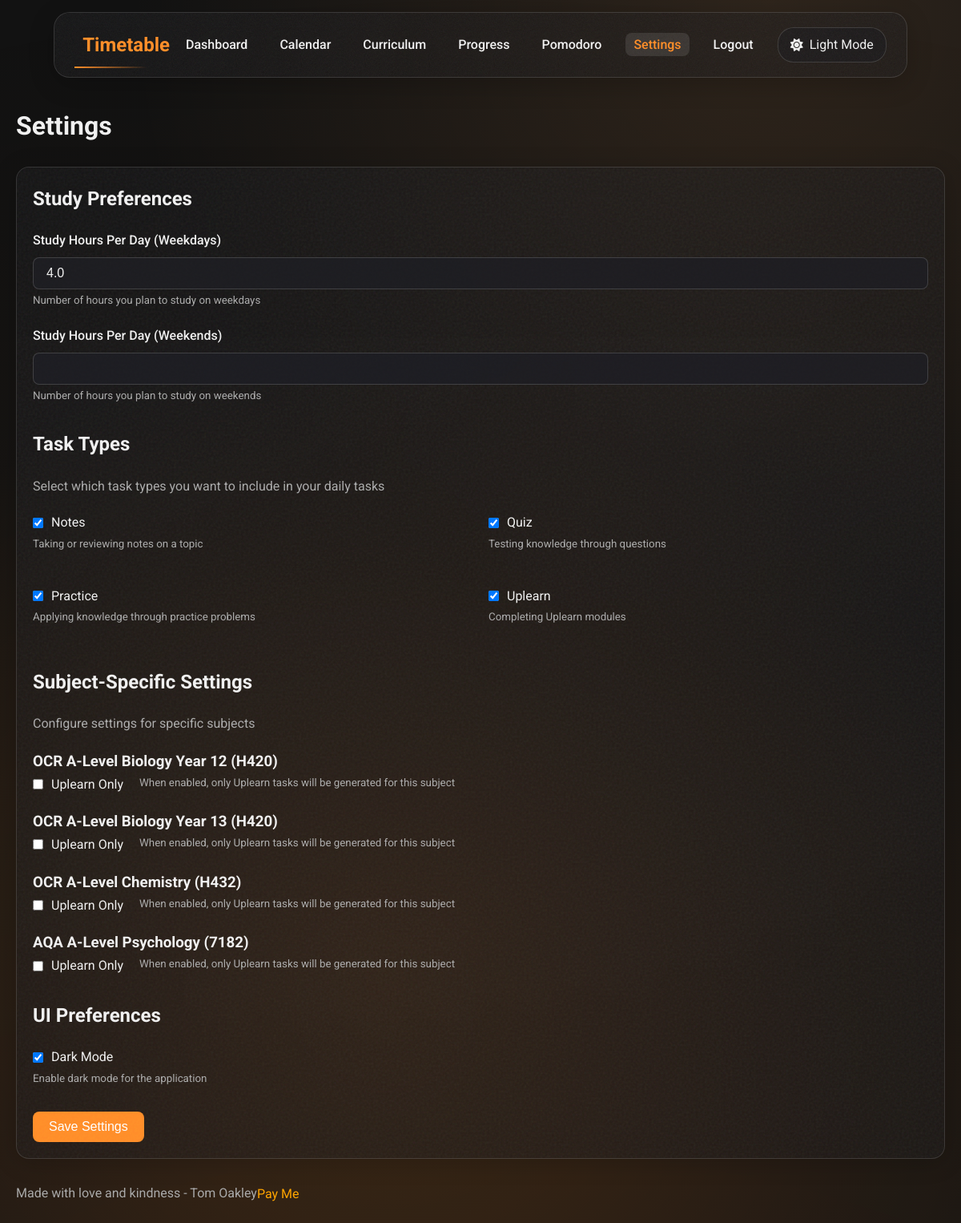
The app's page /settings (signed in) with its own data.
### app/models/user.py (models this page shows, shortened)
class User(db.Model, UserMixin):
    __tablename__ = 'users'
    id = db.Column(db.Integer, primary_key=True)
    username = db.Column(db.String(50), unique=True, nullable=False)
    password_hash = db.Column(db.String(128), nullable=False)
    email = db.Column(db.String(100), unique=False, nullable=True)
    created_at = db.Column(db.DateTime, default=datetime.utcnow)
    last_login = db.Column(db.DateTime, nullable=True)
    study_hours_per_day = db.Column(db.Float, default=2.0)
    weekend_study_hours = db.Column(db.Float, default=3.0)
    dark_mode = db.Column(db.Boolean, default=False)
    task_type_preferences = db.relationship('TaskTypePreference', backref='user', lazy=True, cascade='all, delete-orphan')
    tasks = db.relationship('Task', back_populates='assigned_user', lazy=True, cascade='all, delete-orphan')
    subtopic_confidences = db.relationship('SubtopicConfidence', back_populates='user', lazy=True, cascade='all, delete-orphan')
    topic_confidences = db.relationship('TopicConfidence', back_populates='user', lazy=True, cascade='all, delete-orphan')

### app/models/task.py (models this page shows, shortened)
class TaskType(db.Model):
    __tablename__ = 'task_types'
    id = db.Column(db.Integer, primary_key=True)
    name = db.Column(db.String(50), nullable=False, unique=True)
    description = db.Column(db.Text, nullable=True)
    preferences = db.relationship('TaskTypePreference', backref='task_type', lazy=True, cascade='all, delete-orphan')
    tasks = db.relationship('Task', backref='task_type', lazy=True)

### app/models/curriculum.py (models this page shows, shortened)
class Subject(db.Model):
    __tablename__ = 'subjects'
    id = db.Column(db.Integer, primary_key=True)
    title = db.Column(db.String(255), nullable=False)
    description = db.Column(db.Text, nullable=True)
    value = db.Column(db.Integer, default=1)  # Used in the curriculum hierarchy
    is_user_created = db.Column(db.Boolean, default=False)
    created_by_user_id = db.Column(db.Integer, db.ForeignKey('users.id'), nullable=True)
    topics = db.relationship('Topic', back_populates='subject', lazy=True, cascade='all, delete-orphan')
    tasks = db.relationship('Task', back_populates='subject', lazy=True)

### app/routes/main.py (the view, shortened to what this page needs)
@main_bp.route('/settings', methods=['GET', 'POST'])
@login_required
def settings():
    payment_status = request.args.get('payment')
    payment_message = None
    if payment_status == 'success':
        payment_message = 'Thank you for your donation!'
    elif payment_status == 'cancelled':
        payment_message = 'Donation cancelled. You can try again anytime.'
    task_types = TaskType.query.all()
    subjects_query = Subject.query.all()
    unique_subjects = {}
    subjects_with_codes = []
    generic_subjects = []
    for subject in subjects_query:
        if '(' in subject.title and ')' in subject.title:
            subjects_with_codes.append(subject)
        else:
            generic_subjects.append(subject)
    for subject in subjects_with_codes:
        code_part = subject.title.split('(')[-1].split(')')[0]
        if code_part:
            course_code = code_part
            year_info = None
            if "Year 12" in subject.title:
                year_info = "Year 12"
            elif "Year 13" in subject.title:
                year_info = "Year 13"
            composite_key = course_code
            if year_info:
                composite_key = f"{course_code}_{year_info}"
            if composite_key not in unique_subjects:
                unique_subjects[composite_key] = subject
    for subject in generic_subjects:
        base_name = subject.title.lower().strip()
        should_add = True
        for key, existing_subject in unique_subjects.items():
            if base_name in existing_subject.title.lower():
                should_add = False
                break
        if should_add:
            unique_subjects[base_name] = subject
    subjects = list(unique_subjects.values())
    global_preferences = {}
    subject_preferences = {}
    for task_type in task_types:
        preference = TaskTypePreference.query.filter_by(
            user_id=current_user.id,
            task_type_id=task_type.id,
            subject_id=None
        ).first()
        global_preferences[task_type.id] = preference.is_enabled if preference else True
        if task_type.name == 'uplearn':
            for subject in subjects:
                preference = TaskTypePreference.query.filter_by(
                    user_id=current_user.id,
                    task_type_id=task_type.id,
                    subject_id=subject.id
                ).first()
                if subject.id not in subject_preferences:
                    subject_preferences[subject.id] = {}
                subject_preferences[subject.id][task_type.id] = preference.is_enabled if preference else False
    return render_template('main/settings.html',
                           task_types=task_types,
                           subjects=subjects,
                           global_preferences=global_preferences,
                           subject_preferences=subject_preferences,
                           payment_message=payment_message)

### app/templates/main/settings.html (shortened to what this page needs)
{% extends "base.html" %}
{% block content %}
<h1 class="page-title">Settings</h1>
<div class="glass-card mb-3">
    <form method="POST" action="{{ url_for('main.settings') }}">
        <h2 class="mb-2">Study Preferences</h2>
        <div class="form-group">
            <label for="study_hours" class="form-label">Study Hours Per Day (Weekdays)</label>
            <input type="number" id="study_hours" name="study_hours" class="form-control" value="{{ current_user.study_hours_per_day }}" min="0.5" max="12" step="0.5">
            <small class="text-secondary">Number of hours you plan to study on weekdays</small>
        </div>
        <div class="form-group">
            <label for="weekend_hours" class="form-label">Study Hours Per Day (Weekends)</label>
            <input type="number" id="weekend_hours" name="weekend_hours" class="form-control" value="{{ current_user.weekend_hours }}" min="0" max="12" step="0.5">
            <small class="text-secondary">Number of hours you plan to study on weekends</small>
        </div>
        <h2 class="mt-3 mb-2">Task Types</h2>
        <p class="mb-2 text-secondary">Select which task types you want to include in your daily tasks</p>
        <div class="grid col-2">
            {% for task_type in task_types %}
                <div class="form-group">
                    <label class="d-flex items-center gap-1">
                        <input type="checkbox" name="task_type_{{ task_type.id }}" {% if global_preferences[task_type.id] %}checked{% endif %}>
                        <span>{{ task_type.name|capitalize }}</span>
                    </label>
                    <small class="text-secondary">{{ task_type.description }}</small>
                </div>
            {% endfor %}
        </div>
        <h2 class="mt-3 mb-2">Subject-Specific Settings</h2>
        <p class="mb-2 text-secondary">Configure settings for specific subjects</p>
        {% for subject in subjects %}
            <div class="form-group">
                <h3>{{ subject.title }}</h3>
                <div class="d-flex gap-2 flex-wrap">
                    <label class="d-flex items-center gap-1">
                        <input
                            type="checkbox"
                            name="uplearn_subject_{{ subject.id }}"
                            {% if subject.id in subject_preferences and subject_preferences[subject.id][task_types|selectattr('name', 'equalto', 'uplearn')|map(attribute='id')|first] %}checked{% endif %}>
                        <span>Uplearn Only</span>
                    </label>
                    <small class="text-secondary">When enabled, only Uplearn tasks will be generated for this subject</small>
                </div>
            </div>
        {% endfor %}
        <h2 class="mt-3 mb-2">UI Preferences</h2>
        <div class="form-group">
            <label class="d-flex items-center gap-1">
                <input type="checkbox" name="dark_mode" {% if current_user.dark_mode %}checked{% endif %}>
                <span>Dark Mode</span>
            </label>
            <small class="text-secondary">Enable dark mode for the application</small>
        </div>
        <div class="mt-3">
            <button type="submit" class="btn btn-primary">Save Settings</button>
        </div>
    </form>
</div>
<div class="mt-4 d-flex justify-content-center align-items-center">
    <p class="text-secondary me-3">Made with love and kindness - Tom Oakley </p>
    <button id="stripe-pay-btn" style="background: none; border: none; color: orange; cursor: pointer; padding: 0; font-size: inherit; font-weight: normal; font-family: inherit;"> Pay Me</button>
</div>
{% endblock %}

### app/templates/base.html (shortened to what this page needs)
<!DOCTYPE html>
<html lang="en" data-theme="{{ 'dark' if current_user.is_authenticated and current_user.dark_mode else 'light' }}">
<head>
    <link rel="stylesheet" href="{{ url_for('static', filename='css/main.css') }}">
    <link rel="stylesheet" href="{{ url_for('static', filename='css/animations.css') }}">
    <link rel="stylesheet" href="https://cdnjs.cloudflare.com/ajax/libs/font-awesome/6.4.0/css/all.min.css">
</head>
<body class="{% block body_class %}{% endblock %}">
<header>
        <nav class="navbar glass-noise">
            <a href="{{ url_for('main.index') }}" class="navbar-brand">Timetable</a>
            <ul class="navbar-nav" id="navbar-nav">
                {% if current_user.is_authenticated %}
                <li><a href="{{ url_for('main.index') }}" class="nav-link {{ 'active' if request.endpoint == 'main.index' }}">Dashboard</a></li>
                <li><a href="{{ url_for('main.calendar') }}" class="nav-link {{ 'active' if request.endpoint == 'main.calendar' }}">Calendar</a></li>
                <li><a href="{{ url_for('main.curriculum') }}" class="nav-link {{ 'active' if request.endpoint == 'main.curriculum' }}">Curriculum</a></li>
                <li><a href="{{ url_for('main.progress') }}" class="nav-link {{ 'active' if request.endpoint == 'main.progress' }}">Progress</a></li>
                <li><a href="{{ url_for('main.pomodoro') }}" class="nav-link {{ 'active' if request.endpoint == 'main.pomodoro' }}">Pomodoro</a></li>
                <li><a href="{{ url_for('main.settings') }}" class="nav-link {{ 'active' if request.endpoint == 'main.settings' }}">Settings</a></li>
                <li><a href="{{ url_for('auth.logout') }}" class="nav-link">Logout</a></li>
                <li>
                    <div class="dark-mode-toggle glass-noise" id="dark-mode-toggle">
                        <i class="fas {{ 'fa-sun' if current_user.dark_mode else 'fa-moon' }}"></i>
                        <span>{{ 'Light Mode' if current_user.dark_mode else 'Dark Mode' }}</span>
                    </div>
                </li>
                {% else %}
                <li><a href="{{ url_for('auth.login') }}" class="nav-link {{ 'active' if request.endpoint == 'auth.login' }}">Login</a></li>
                <li><a href="{{ url_for('auth.register') }}" class="nav-link {{ 'active' if request.endpoint == 'auth.register' }}">Register</a></li>
                {% endif %}
            </ul>
        </nav>
    </header>
    <main class="container">
        {% block content %}{% endblock %}
    </main>
</body>
</html>

### records on screen
User: dark_mode "Light Mode", study_hours "4.0", dark_mode "☑"
TaskType: id "☑", name "Notes", description "Taking or reviewing notes on a topic"
TaskType: id "☑", name "Quiz", description "Testing knowledge through questions"
TaskType: id "☑", name "Practice", description "Applying knowledge through practice problems"
TaskType: id "☑", name "Uplearn", description "Completing Uplearn modules"
Subject: title "OCR A-Level Biology Year 12 (H420)"
Subject: title "OCR A-Level Biology Year 13 (H420)"
Subject: title "OCR A-Level Chemistry (H432)"
Subject: title "AQA A-Level Psychology (7182)"
